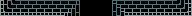

A 2D game scene composited from a Tiled map and its tileset images. What follows is a short description and the map's XML, with every tile layer's data as written:
An orthogonal 12x1 tile map with 16x16 px tiles, 1 tile layer (walls).

<map version="1.4" tiledversion="1.4.1" orientation="orthogonal" renderorder="right-down" width="12" height="1" tilewidth="16" tileheight="16" infinite="0" nextlayerid="2" nextobjectid="1">
 <tileset firstgid="1" name="tiles" tilewidth="16" tileheight="16" tilecount="25" columns="5">
  <image source="../../images/tilesets/tiles.png" width="80" height="80" />
 </tileset>
 <layer id="1" name="walls" width="12" height="1">
  <data encoding="csv">
9,2,2,2,3,0,0,1,2,2,2,10
</data>
 </layer>
</map>